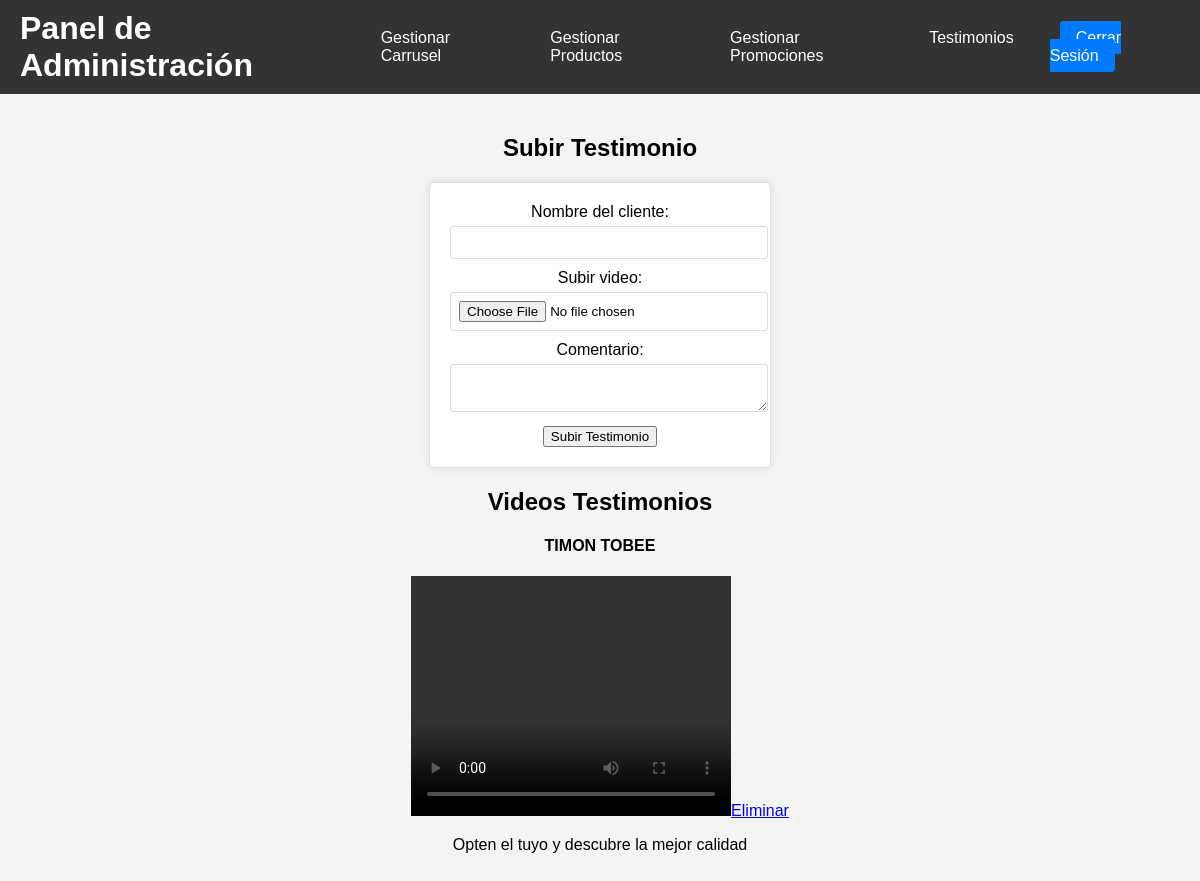
Page /admintest.php (signed in) on the committed database.
### tables this page shows
CREATE TABLE `testimonios` (
  `id` int NOT NULL,
  `nombre_cliente` varchar(255) NOT NULL,
  `ruta_video` varchar(255) NOT NULL,
  `comentario` text,
  `fecha` timestamp NULL DEFAULT CURRENT_TIMESTAMP,
  `icono_usuario` varchar(255) DEFAULT NULL,
  `estado` tinyint(1) DEFAULT '1'
);

### admintest.php (the view, shortened to what this page needs)
<?php
include 'conexion.php';
?>
<!DOCTYPE html>
<html lang="es">
<head>
    <link rel="stylesheet" href="admin.css">
    <link rel="stylesheet" href="https://cdnjs.cloudflare.com/ajax/libs/font-awesome/5.15.4/css/all.min.css">
</head>
<body>
    <header>
        <h1>Panel de Administración</h1>
        <nav>
            <ul>
                <li><a href="carrusel.php">Gestionar Carrusel</a></li>
                <li><a href="admin.php">Gestionar Productos</a></li>
                <li><a href="adminpromociones.php">Gestionar Promociones</a></li>
                <li><a href="admintest.php">Testimonios</a></li>
            </ul>
        </nav>
        <div class="auth-buttons">
            <a href="logout.php">Cerrar Sesión</a>
        </div>
    </header>
    <main>
    <div>
        <h2>Subir Testimonio</h2>
        <form action="admintest.php" method="POST" enctype="multipart/form-data">
            <label for="nombre_cliente">Nombre del cliente:</label>
            <input type="text" name="nombre_cliente" required>
            <label for="video">Subir video:</label>
            <input type="file" name="video" accept="video/*" required>
            <label for="comentario">Comentario:</label>
            <textarea name="comentario"></textarea>
            <button type="submit">Subir Testimonio</button>
        </form>
        <h2>Videos Testimonios</h2>
        <table>
            <?php
            $sql = "SELECT id, nombre_cliente, ruta_video, comentario FROM testimonios WHERE estado = 1";
            $result = $conn->query($sql);
            if ($result->num_rows > 0) {
                while ($row = $result->fetch_assoc()) {
                    echo "<div class='testimonio'>";
                    echo "<h4>" . $row['nombre_cliente'] . "</h4>";
                    echo "<video width='320' height='240' controls>
                            <source src='" . $row['ruta_video'] . "' type='video/mp4'>
                            Tu navegador no soporta la reproducción de este video.
                          </video>";
                    echo "<a href='admintest.php?delete=" . $row['id'] . "' onclick=\"return confirm('¿Estás seguro de que quieres eliminar el video?');\">Eliminar</a>";
                    if (!empty($row['comentario'])) {
                        echo "<p>" . $row['comentario'] . "</p>";
                    }
                    echo "</div>";
                }
            } else {
                echo "No hay testimonios disponibles.";
            }
            ?>
        </table>
    </div>
    </main>
</body>
</html>

### admin.css (style rules this page uses)
body { font-family: Arial, sans-serif; background-color: #f4f4f4; margin: 0; padding: 0; }
header { background-color: #333; color: #fff; padding: 10px 20px; display: flex; justify-content: space-between; align-items: center; }
header h1 { margin: 0; }
nav ul { list-style: none; margin: 0; padding: 0; display: flex; }
nav ul li { margin-right: 20px; }
nav ul li a { color: #fff; text-decoration: none; padding: 8px 16px; display: block; }
.auth-buttons a, .logout a { color: #fff; text-decoration: none; padding: 8px 16px; background-color: #007BFF; border-radius: 4px; margin-left: 10px; }
main { padding: 20px; text-align: center; }
form { background: #fff; padding: 20px; border: 1px solid #ddd; border-radius: 5px; box-shadow: 0 0 10px rgba(0, 0, 0, 0.1); width: 300px; margin: 20px auto; }
form label { display: block; margin-bottom: 5px; }
form input[type="text"], form input[type="number"], form textarea, form select, form input[type="file"] { width: 100%; padding: 8px; margin-bottom: 10px; border: 1px solid #ddd; border-radius: 3px; }
table { width: 100%; border-collapse: collapse; margin: 20px 0; }
table, th, td { border: 1px solid #ddd; }

### rows in the picture
testimonios: nombre_cliente "TIMON TOBEE", comentario "Opten el tuyo y descubre la mejor calidad"
